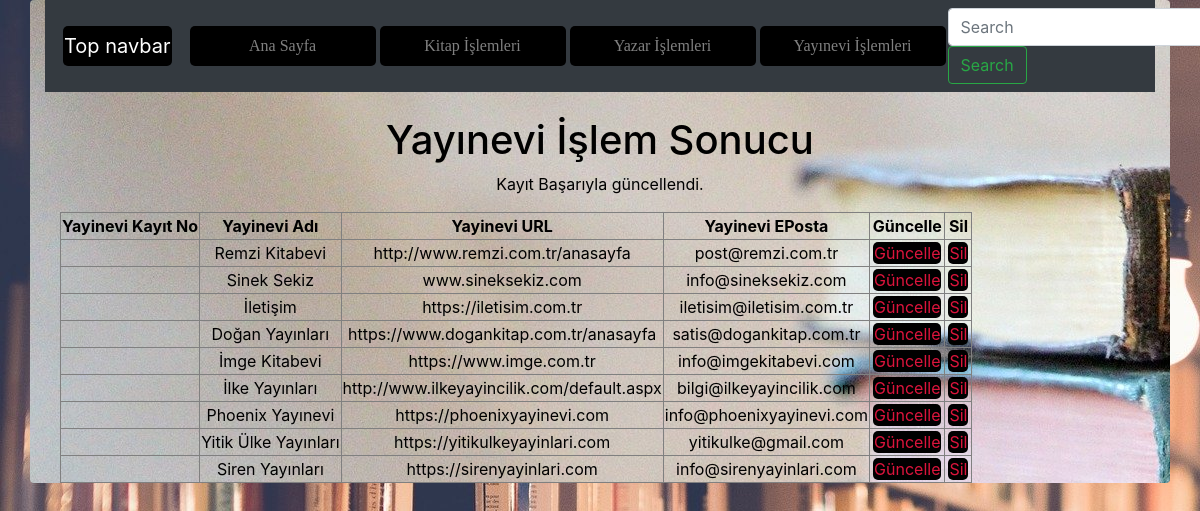
The page /meteozcan_final/yayinevi_guncellendi.php on the database its author committed.
### tables this page shows
CREATE TABLE `yayinevi` (
  `YayinEviKayıtNO` smallint(6) NOT NULL COMMENT 'Yayın Evi Kayıt No',
  `YayinEviKayıtTarihi` timestamp NOT NULL DEFAULT current_timestamp() COMMENT 'Yayın Evinin Veri Tabanına Kayıt Edildiği Tarih',
  `YayinEviAdi` varchar(50) NOT NULL COMMENT 'Yayın Evi Adı',
  `YayinEviURL` varchar(100) NOT NULL COMMENT 'Yayın Evinin URL''si',
  `YayinEviEPosta` varchar(100) NOT NULL COMMENT 'Yayın Evi E-postası'
);

### meteozcan_final/yayinevi_guncellendi.php (the view, shortened to what this page needs)
<?php
    require_once("baglanti.php");
    $YayinEviKayitNo = mysqli_real_escape_string($baglanti, $_POST['YayinEviKayitNo']);
    $YayinEviAdi = mysqli_real_escape_string($baglanti, $_POST['YayinEviAdi']);
    $YayinEviURL = mysqli_real_escape_string($baglanti, $_POST['YayinEviURL']);
    $YayinEviEPosta = mysqli_real_escape_string($baglanti, $_POST['YayinEviEPosta']);
    $sorgu = "UPDATE yayinevi SET YayinEviAdi = '$YayinEviAdi', YayinEviURL = '$YayinEviURL', YayinEviEPosta = '$YayinEviEPosta' WHERE YayinEviKayitNo = $YayinEviKayitNo";
    if (mysqli_query($baglanti, $sorgu)) {
        $islemSonuc = "Kayıt Başarıyla güncellendi.";
    } else {
        $islemSonuc = "Hata: " . $sorgu . "<br>" . mysqli_error($baglanti);
    }
    $sorgu2 = mysqli_query($baglanti, "SELECT * FROM yayinevi ORDER BY YayinEviKayitNo DESC");
?>
<!DOCTYPE html>
<html lang="tr"><head><meta http-equiv="Content-Type" content="text/html; charset=UTF-8">
<link href="bootstrap.min.css" rel="stylesheet">
<link href="bs1.css" rel="stylesheet">
    <link href="./katalog_files/navbar-top.css" rel="stylesheet">
  </head>
  <body>
      <div id="divone" class="container rounded">
    <nav class="navbar navbar-expand-md navbar-dark bg-dark mb-4">
  <a class="navbar-brand" href="https://getbootstrap.com/docs/4.4/examples/navbar-static/#">Top navbar</a>
  <div class="collapse navbar-collapse" id="navbarCollapse">
    <ul class="navbar-nav mr-auto">
      <li class="nav-item">
        <a class="nav-link" href="index.php">Ana Sayfa </a>
      </li>
      <li class="nav-item">
        <a class="nav-link" href="kitap.php">Kitap İşlemleri</a>
      </li>
      <li class="nav-item">
        <a class="nav-link" href="yazar.php">Yazar İşlemleri</a>
      </li>
      <li class="nav-item">
        <a class="nav-link" href="yayinevi.php">Yayınevi İşlemleri</a>
      </li>
    </ul>
    <form class="form-inline mt-2 mt-md-0">
      <input class="form-control mr-sm-2" type="text" placeholder="Search" aria-label="Search">
      <button class="btn btn-outline-success my-2 my-sm-0" type="submit">Search</button>
    </form>
  </div>
</nav>
<main role="main" class="container">
<h1>Yayınevi İşlem Sonucu</h1>
<p><?php echo $islemSonuc; ?></p>
<?php
echo("<table border=1>");
    echo("<tr>");
    echo("<td><b>Yayinevi Kayıt No</b></td>");
    echo("<td><b>Yayinevi Adı</b></td>");
    echo("<td><b>Yayinevi URL</b></td>");
    echo("<td><b>Yayinevi EPosta</b></td>");
    echo("<td><b>Güncelle</b></td>");
    echo("<td><b>Sil</b></td>");
    echo("</tr>");
while($satir = mysqli_fetch_assoc($sorgu2)){
    echo("<tr>");
    echo("<td>".$satir["YayinEviKayitNo"]."</td>");
    echo("<td>".$satir["YayinEviAdi"]."</td>");
    echo("<td>".$satir["YayinEviURL"]."</td>");
    echo("<td>".$satir["YayinEviEPosta"]."</td>");
    echo("<td><a href='yayineviguncellenecek.php?YayinEviKayitNo=".$satir["YayinEviKayitNo"]."'>Güncelle</a></td>");
    echo("<td><a href='yayinevisil.php?YayinEviKayitNo=".$satir["YayinEviKayitNo"]."'>Sil</a></td>");
    echo("</tr>");
            }
echo("</table>");
?>
</main>
      </div>
</body></html>

### meteozcan_final/bs1.css (style rules this page uses)
body { background-image: url(resim.jpg); }
#divone { background-image: url(resim3.jpg); color: black; margin-bottom: 10px; text-align: center; }
.nav-item { width: 190px; }
.nav-item a { color: wheat; font-family: cursive; transition-duration: 0.4s; }
a { color: crimson; text-decoration-line: none; background-color: black; border-radius: 5px; margin: 2px; padding: 1px; }

### meteozcan_final/navbar-top.css (style rules this page uses)
body { min-height: 75rem; }

### rows shown on the page
yayinevi: YayinEviAdi "Remzi Kitabevi", YayinEviURL "http://www.remzi.com.tr/anasayfa", YayinEviEPosta "post@remzi.com.tr"
yayinevi: YayinEviAdi "Sinek Sekiz", YayinEviURL "www.sineksekiz.com", YayinEviEPosta "info@sineksekiz.com"
yayinevi: YayinEviAdi "İletişim", YayinEviURL "https://iletisim.com.tr", YayinEviEPosta "iletisim@iletisim.com.tr"
yayinevi: YayinEviAdi "Doğan Yayınları", YayinEviURL "https://www.dogankitap.com.tr/anasayfa", YayinEviEPosta "satis@dogankitap.com.tr"
yayinevi: YayinEviAdi "İmge Kitabevi", YayinEviURL "https://www.imge.com.tr", YayinEviEPosta "info@imgekitabevi.com"
yayinevi: YayinEviAdi "İlke Yayınları", YayinEviURL "http://www.ilkeyayincilik.com/default.aspx", YayinEviEPosta "bilgi@ilkeyayincilik.com"
yayinevi: YayinEviAdi "Phoenix Yayınevi", YayinEviURL "https://phoenixyayinevi.com", YayinEviEPosta "info@phoenixyayinevi.com"
yayinevi: YayinEviAdi "Yitik Ülke Yayınları", YayinEviURL "https://yitikulkeyayinlari.com", YayinEviEPosta "yitikulke@gmail.com"
yayinevi: YayinEviAdi "Siren Yayınları", YayinEviURL "https://sirenyayinlari.com", YayinEviEPosta "info@sirenyayinlari.com"

### other values the page prints
$islemSonuc "Kayıt Başarıyla güncellendi."
